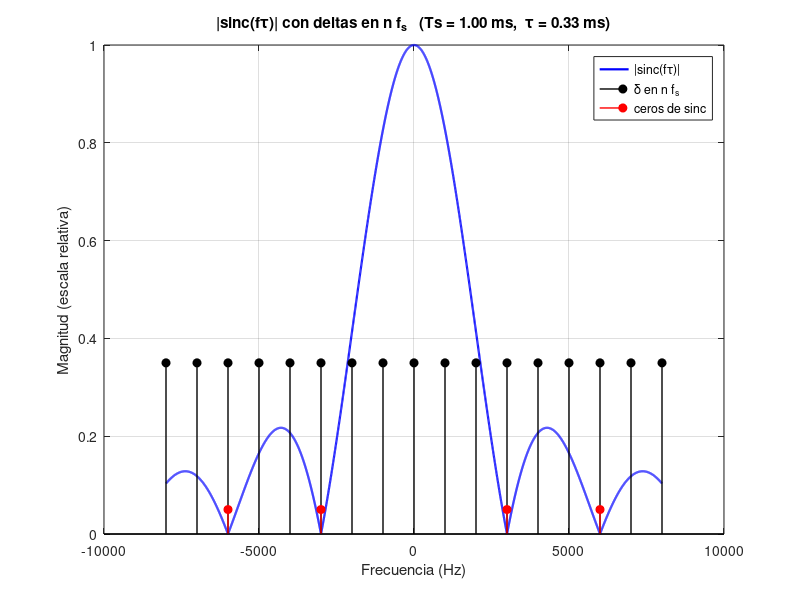

Recreate this plot in MATLAB.
%% sinc(f*tau) en Hz + ceros (rojo) + "deltas" en múltiplos de fs
clear; close all; clc;

%% ======================
% PARÁMETROS (CAMBIA SOLO ESTO)
% ======================
Ts  = 1e-3;          % periodo de muestreo (s)
tau = Ts/3;         % ancho del pulso (s)  <-- prueba Ts/3, Ts/4, etc.

%% ======================
% DERIVADOS
% ======================
fs = 1/Ts;           % frecuencia de muestreo (Hz)

%% ======================
% EJE DE FRECUENCIA (Hz)
% ======================
fMax = 8000;                          % Hz (ajusta si cambias Ts)
f = linspace(-fMax, fMax, 4001);

%% ======================
% SINC CONTINUA
% MATLAB: sinc(x)=sin(pi*x)/(pi*x)
% ======================
S = abs( sinc(f * tau) );

%% ======================
% CEROS DE LA SINC: f = k/tau
% ======================
kMax = floor(fMax * tau);
k = 1:kMax;
fZeros = k / tau;

%% ======================
% "DELTAS" EN MÚLTIPLOS DE fs: f = n*fs
% ======================
nMax = floor(fMax / fs);
n = -nMax:nMax;
fDeltas = n * fs;

% Altura visual de los deltas (solo para dibujar)
deltaHeight = 0.35;

%% ======================
% GRÁFICA
% ======================
figure;

% sinc continua
plot(f, S, 'b', 'LineWidth', 1.6); grid on; hold on;

% deltas (peine) en múltiplos de fs
stem(fDeltas, deltaHeight*ones(size(fDeltas)), 'k', 'filled', 'LineWidth', 1.0);

% ceros de la sinc (rojo)
stem([fZeros, -fZeros], 0.05*ones(1, 2*numel(fZeros)), 'r', 'filled', 'LineWidth', 1.0);

xlabel('Frecuencia (Hz)');
ylabel('Magnitud (escala relativa)');
title(sprintf('|sinc(f\\tau)| con deltas en n f_s   (Ts = %.2f ms,  \\tau = %.2f ms)', ...
               Ts*1e3, tau*1e3));

legend('|sinc(f\tau)|','\delta en n f_s','ceros de sinc','Location','best');

%% ======================
% TEXTO CLAVE
% ======================
fprintf('Ts = %.3g s  -> fs = %.0f Hz\n', Ts, fs);
fprintf('tau = %.3g s  -> ceros en f = k/tau = %.0f, %.0f, ... Hz\n', ...
        tau, 1/tau, 2/tau);
fprintf('Deltas dibujadas en f = n*fs dentro de ±%.0f Hz.\n', fMax);
